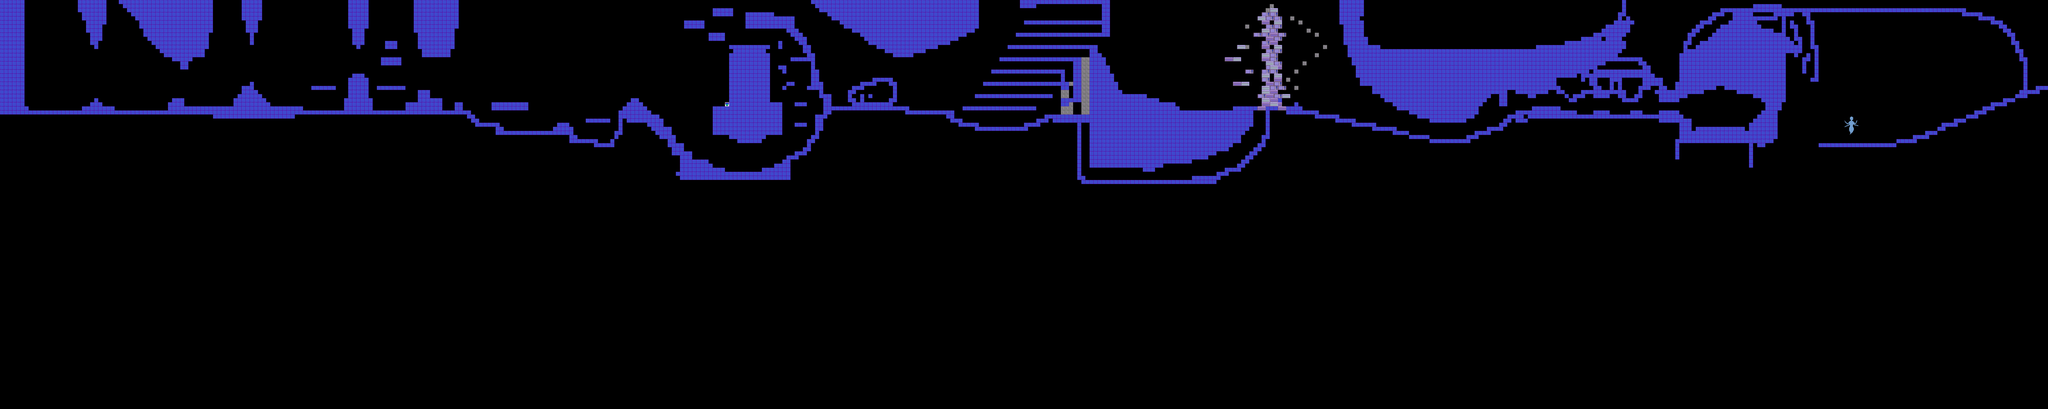

This game map was drawn from its Tiled (.tmx) file and the tilesets committed beside it. A one-line description and the trimmed map source follow:
An orthogonal 500x100 tile map with 20x20 px tiles, 1 tile layer (Tile Layer 1), 2 tilesets and 49 objects (Door).

<map version="1.0" orientation="orthogonal" renderorder="right-down" width="500" height="100" tilewidth="20" tileheight="20" nextobjectid="110">
 <properties>
  <property name="toDoor" value="front" />
 </properties>
 <tileset firstgid="1" name="tileset" tilewidth="20" tileheight="20">
  <image source="tileset.png" width="200" height="200" />
 </tileset>
 <tileset firstgid="101" name="Char" tilewidth="79" tileheight="90">
  <tile id="0">
   <image width="32" height="32" source="../img/mainChar/Char_0.png" />
  </tile>
  <tile id="1">
   <properties>
    <property name="entityType" value="Ghast" />
   </properties>
   <image width="32" height="32" source="../img/Ghast/Ghast_0.png" />
  </tile>
  <tile id="2">
   <properties>
    <property name="entityType" value="Door" />
   </properties>
   <image width="44" height="44" source="../img/Doors/world_door.png" />
  </tile>
  <tile id="3">
   <properties>
    <property name="entityType" value="fButton" />
   </properties>
   <image width="32" height="32" source="../img/Switches/floor switch_Animation 5_0.png" />
  </tile>
  <tile id="4">
   <properties>
    <property name="entityType" value="boss3" />
   </properties>
   <image width="79" height="90" source="../img/bosses/boss3/Boss3Thumb.png" />
  </tile>
  <tile id="5">
   <properties>
    <property name="entityType" value="boss1" />
   </properties>
   <image width="32" height="50" source="../img/bosses/boss1/Boss1Thumb.png" />
  </tile>
  <tile id="6">
   <properties>
    <property name="entityType" value="boss2" />
   </properties>
   <image width="70" height="70" source="../img/bosses/boss2/BossConceptThumb.png" />
  </tile>
  <tile id="7">
   <properties>
    <property name="entityType" value="kapooter" />
   </properties>
   <image width="32" height="32" source="../img/pooterTILE.png" />
  </tile>
 </tileset>
 <layer name="Tile Layer 1" width="500" height="100">
  <data>[50000 cells, 5316 non-empty, 10 distinct tile ids]</data>
 </layer>
 <objectgroup name="Characters">
  <object id="36" name="end" type="Door" gid="103" x="217.5" y="540" width="44" height="44">
   <properties>
    <property name="isLocked" value="false" />
    <property name="name" value="Level3start" />
    <property name="toDoor" value="end" />
    <property name="toLevel" value="Level2" />
   </properties>
  </object>
  <object id="37" gid="102" x="756.5" y="531.5" width="32" height="32" />
  <object id="41" gid="102" x="652" y="528.5" width="32" height="32" />
  <object id="44" gid="101" x="274.333" y="496.333" width="32" height="32" />
  <object id="45" gid="105" x="8439.67" y="570.333" width="79" height="90" />
  <object id="48" gid="102" x="1052" y="474.667" width="32" height="32" />
  <object id="50" gid="102" x="1545.33" y="501.333" width="32" height="32" />
  <object id="52" gid="102" x="2288.33" y="518" width="32" height="32" />
  <object id="53" gid="102" x="2577.33" y="606.667" width="32" height="32" />
  <object id="58" gid="102" x="2950.67" y="526.667" width="32" height="32" />
  <object id="61" gid="102" x="3605.33" y="840" width="32" height="32" />
  <object id="65" gid="102" x="3773.33" y="482.667" width="32" height="32" />
  <object id="66" gid="102" x="3572" y="200" width="32" height="32" />
  <object id="67" gid="102" x="3809.33" y="76" width="32" height="32" />
  <object id="68" gid="102" x="4238.33" y="376.333" width="32" height="32" />
  <object id="70" gid="102" x="4540.67" y="524.333" width="32" height="32" />
  <object id="73" gid="102" x="5126.67" y="536" width="32" height="32" />
  <object id="74" gid="102" x="5141.33" y="82.6667" width="32" height="32" />
  <object id="75" gid="102" x="5104" y="88" width="32" height="32" />
  <object id="76" gid="102" x="5102.67" y="154.667" width="32" height="32" />
  <object id="77" gid="102" x="5186.67" y="160" width="32" height="32" />
  <object id="78" gid="102" x="5214.67" y="214.667" width="32" height="32" />
  <object id="79" gid="102" x="5037.33" y="273.333" width="32" height="32" />
  <object id="80" gid="102" x="5080" y="338.667" width="32" height="32" />
  <object id="81" gid="102" x="5046.67" y="397.333" width="32" height="32" />
  <object id="82" gid="102" x="4962.67" y="462.667" width="32" height="32" />
  <object id="83" gid="102" x="5942.33" y="538.667" width="32" height="32" />
  <object id="84" gid="102" x="5827.67" y="518.667" width="32" height="32" />
  <object id="85" gid="102" x="6069.33" y="506.667" width="32" height="32" />
  <object id="88" gid="102" x="6316.33" y="336.333" width="32" height="32" />
  <object id="89" gid="102" x="6396.67" y="529" width="32" height="32" />
  <object id="90" gid="102" x="6454" y="202.667" width="32" height="32" />
  <object id="91" gid="108" x="2925.33" y="581.333" width="32" height="32" />
  <object id="92" gid="108" x="1889.33" y="408" width="32" height="32" />
  <object id="93" gid="108" x="1668" y="479.333" width="32" height="32" />
  <object id="94" gid="108" x="1038.67" y="514.667" width="32" height="32" />
  <object id="95" gid="108" x="1614.67" y="538.667" width="32" height="32" />
  <object id="96" gid="108" x="2637.33" y="628" width="32" height="32" />
  <object id="97" gid="108" x="3678.67" y="830.667" width="32" height="32" />
  <object id="98" gid="108" x="3988" y="560" width="32" height="32" />
  <object id="99" gid="108" x="3857.33" y="72" width="32" height="32" />
  <object id="100" gid="108" x="5154.67" y="337.333" width="32" height="32" />
  <object id="101" gid="108" x="5185.33" y="274.667" width="32" height="32" />
  <object id="102" gid="108" x="5166.67" y="218.667" width="32" height="32" />
  <object id="103" gid="108" x="5128" y="214.667" width="32" height="32" />
  <object id="106" gid="108" x="5072.67" y="459" width="32" height="32" />
  <object id="107" gid="108" x="5036" y="462" width="32" height="32" />
  <object id="108" gid="108" x="1125.33" y="478" width="32" height="32" />
  <object id="109" gid="108" x="1170.67" y="421.333" width="32" height="32" />
 </objectgroup>
</map>
